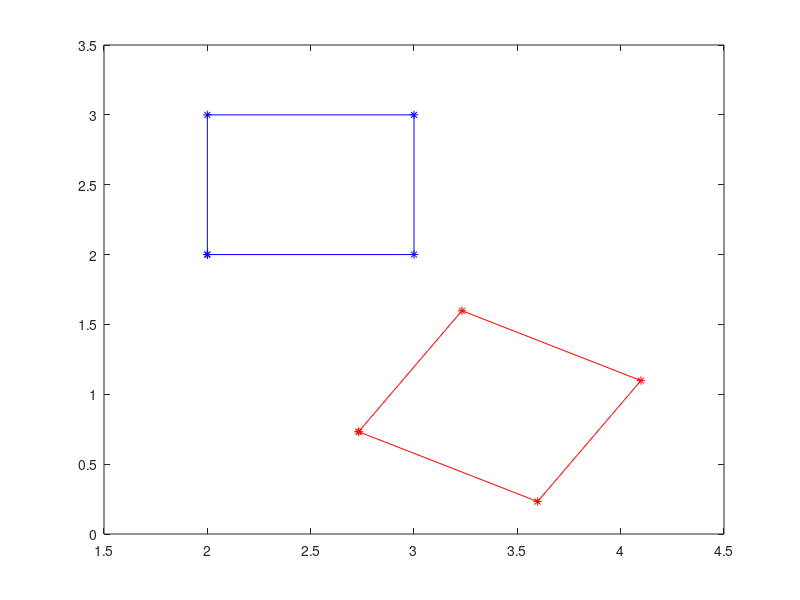

Recreate this plot in MATLAB.
% create box
% first row is horizontal coordinates; second row is vertical coordinates
my_pts = [2 2 3 3 2;2 3 3 2 2];

% write code here to display the original box
fig1=figure(1);
plot(my_pts(1,1:end),my_pts(2,1:end),'b*-');

% write code here to create your 2D rotation matrix my_rot
a = -1/6*pi;
my_rot = [cos(a),-sin(a);sin(a),cos(a)];

% write code to perform rotation using my_rot and my_pts and store the result in my_rot_pts 
my_rot_pts = my_rot*my_pts;
hold on;

% write code to plot output
plot(my_rot_pts(1,1:end),my_rot_pts(2,1:end),'r*-');
axis([1.5 4.5 0 3.5]);